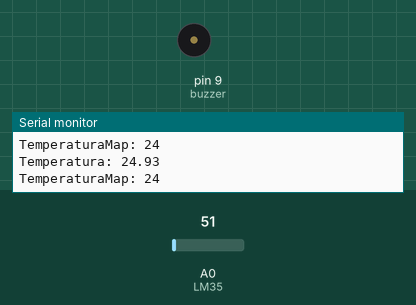
Recording of a sketch running on a simulated Arduino Uno, built with avr-gcc and run on an emulated ATmega328P. Parts: buzzer (waves = sounding), the last lines printed to the serial monitor. Inputs (shaded band) come from the test bench; at power-on: A0 (LM35) = 51.

Above: at 1.2 s.
1.3 s: A0 (LM35) set to 72
At 2.5 s:
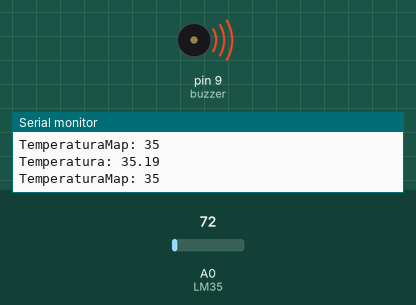
3.0 s: A0 (LM35) set to 61
At 3.9 s:
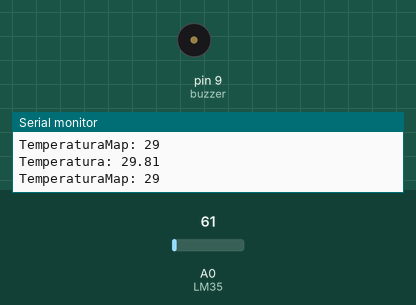
Timing chart, 0 to 6.0 s (numbered marks = the images above; inputs shaded):
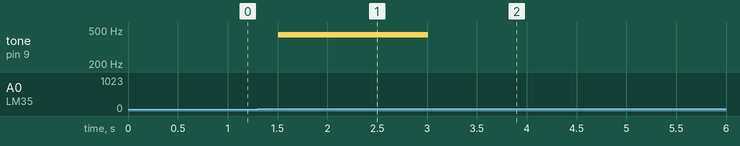

Measured:
- the behaviour switches between 67 and 68 on A0 (LM35) (found by bisection; images 0 and 1)
- after the input at 1.3 s, tone on pin 9 (buzzer): silent → 440 Hz after 0.21 s
- after the input at 3.0 s, tone on pin 9 (buzzer): 440 Hz → silent at once

The sketch:

SensorTemperaturaLM35.ino
```cpp
/*
 * AUTOR: Euzebio de O A Da Silva
 * DESCRIÇÃO: Teste sensor de temperatura LM35
 *            Aciona um alarme quando a temperatura
 *            passar de um determinado valor.
 */

const int LM35 = A0;
float temperatura;
const int buzzer = 9;
int temperaturaMap;


void setup() {
  Serial.begin(9600);
  pinMode(buzzer, OUTPUT);

}

void loop() {
  temperatura = (float(analogRead(LM35)) * 5 / (1023)) / 0.01;
  Serial.print("Temperatura: ");
  Serial.println(temperatura);
  temperaturaMap = map(analogRead(LM35), 0 , 1023, 0, 500);
  Serial.print("TemperaturaMap: ");
  Serial.println(temperaturaMap);
  if (temperaturaMap > 32)
  {
    tone(buzzer, 440, 1000);
  }
  else
  {
    noTone(buzzer);
  }
  delay(300);
}
```
